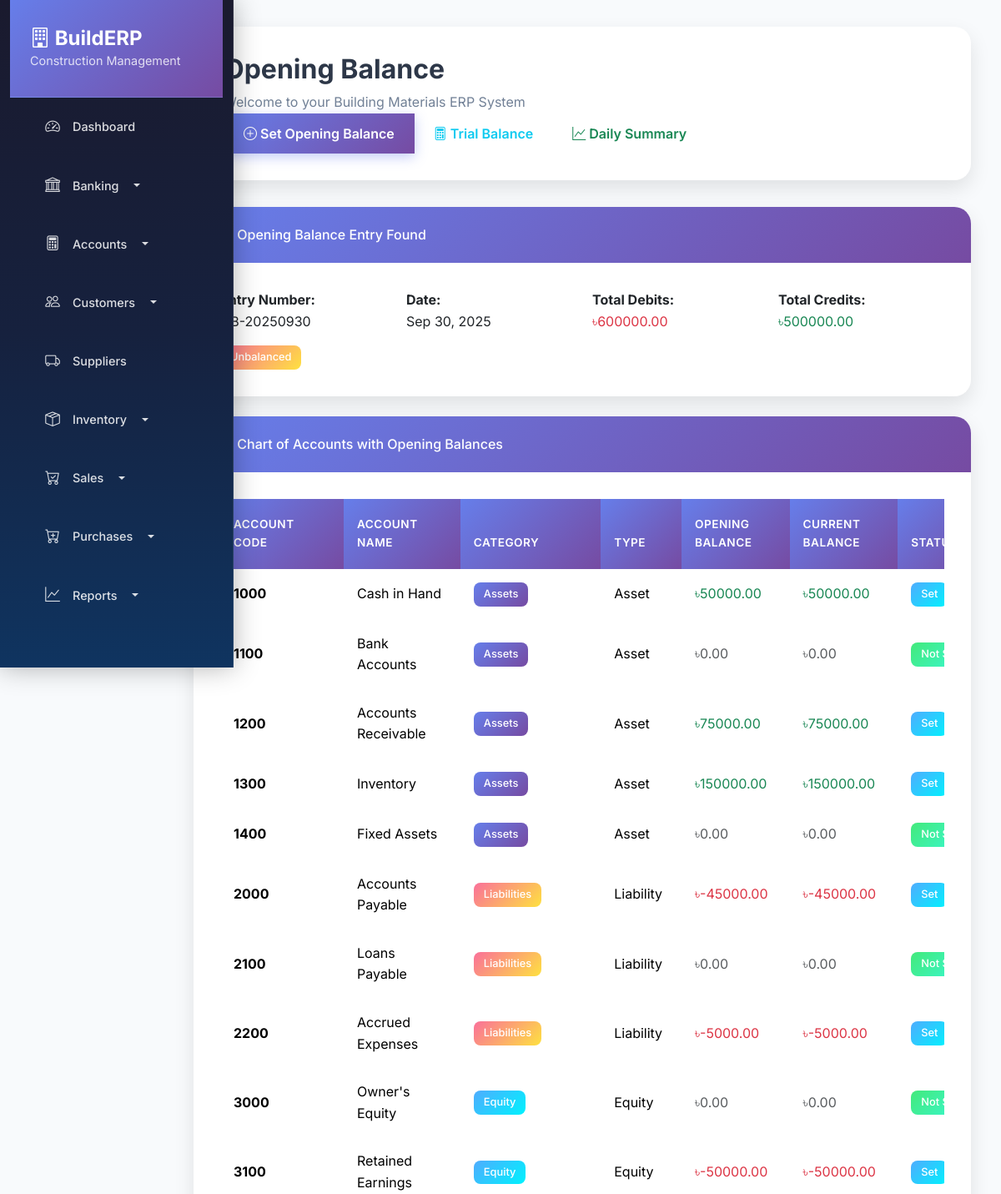
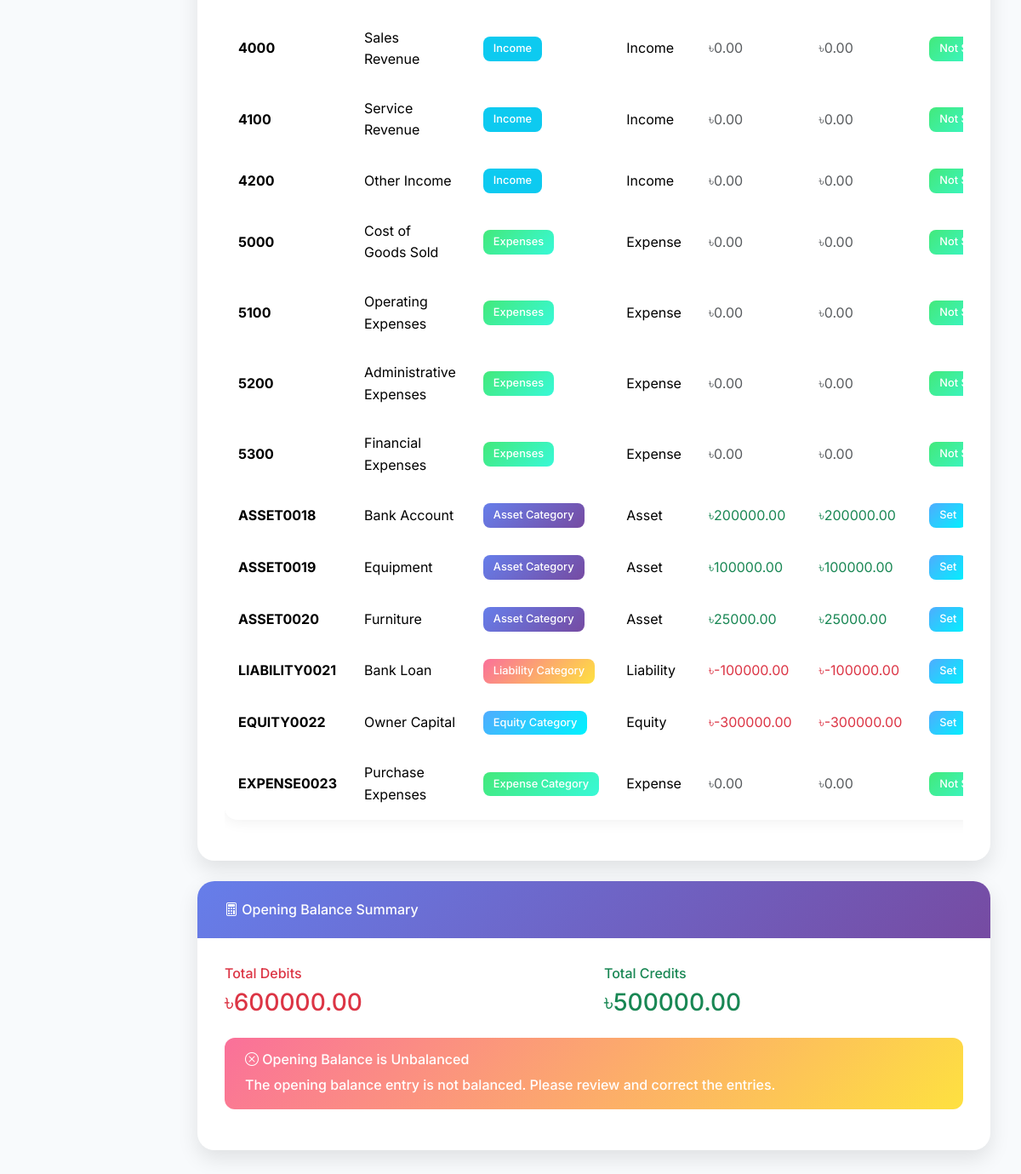
/accounting/opening-balance/, run on the app's committed database (2 pictures, top to bottom).
### accounting/models.py (models this page shows, shortened)
class JournalEntry(models.Model):
    entry_number = models.CharField(max_length=50, unique=True)
    entry_date = models.DateField()
    description = models.TextField()
    reference = models.CharField(max_length=100, blank=True)
    total_debit = models.DecimalField(max_digits=15, decimal_places=2, default=0)
    total_credit = models.DecimalField(max_digits=15, decimal_places=2, default=0)
    is_balanced = models.BooleanField(default=False)
    created_by = models.ForeignKey(User, on_delete=models.SET_NULL, null=True)
    created_at = models.DateTimeField(auto_now_add=True)
    class Meta:
        verbose_name = "Journal Entry"
        verbose_name_plural = "Journal Entries"

class Account(models.Model):
    code = models.CharField(max_length=20, unique=True)
    name = models.CharField(max_length=200)
    category = models.ForeignKey(AccountCategory, on_delete=models.CASCADE)
    parent_account = models.ForeignKey('self', on_delete=models.CASCADE, null=True, blank=True)
    is_active = models.BooleanField(default=True)
    created_at = models.DateTimeField(auto_now_add=True)
    class Meta:
        verbose_name = "Account"
        verbose_name_plural = "Accounts"

class AccountCategory(models.Model):
    name = models.CharField(max_length=100)
    account_type = models.CharField(max_length=20, choices=[
        ('asset', 'Asset'),
        ('liability', 'Liability'),
        ('equity', 'Equity'),
        ('income', 'Income'),
        ('expense', 'Expense'),
    ])
    is_active = models.BooleanField(default=True)
    created_at = models.DateTimeField(auto_now_add=True)
    class Meta:
        verbose_name = "Account Category"
        verbose_name_plural = "Account Categories"

### accounting/views.py (the view)
# urls.py: path('opening-balance/', views.OpeningBalanceView.as_view(), name='opening_balance'),
class OpeningBalanceView(ListView):
    model = Account
    template_name = 'accounting/opening_balance.html'
    context_object_name = 'accounts'
    def get_context_data(self, **kwargs):
        context = super().get_context_data(**kwargs)
        accounts = Account.objects.filter(is_active=True).select_related('category')
        opening_balance_entry = JournalEntry.objects.filter(
            entry_number__startswith='OB-'
        ).first()
        account_balances = {}
        if opening_balance_entry:
            for line in opening_balance_entry.lines.all():
                account_balances[line.account.id] = {
                    'debit': line.debit_amount,
                    'credit': line.credit_amount,
                    'balance': line.debit_amount - line.credit_amount
                }
        context.update({
            'accounts': accounts,
            'opening_balance_entry': opening_balance_entry,
            'account_balances': account_balances,
        })
        return context

### templates/accounting/opening_balance.html (shortened to what this page needs)
{% extends 'base.html' %}
{% block page_title %}Opening Balance{% endblock %}
{% block page_actions %}
<div class="btn-group">
    <a href="{% url 'accounting:set_opening_balance' %}" class="btn btn-primary">
        <i class="bi bi-plus-circle"></i> Set Opening Balance
    </a>
    <a href="{% url 'accounting:comprehensive_trial_balance' %}" class="btn btn-outline-info">
        <i class="bi bi-calculator"></i> Trial Balance
    </a>
    <a href="{% url 'accounting:daily_financial_summary' %}" class="btn btn-outline-success">
        <i class="bi bi-graph-up"></i> Daily Summary
    </a>
</div>
{% endblock %}
{% block content %}
<div class="row">
    <div class="col-12">
        {% if opening_balance_entry %}
        <div class="card mb-4 border-success">
            <div class="card-header bg-success text-white">
                <h6 class="mb-0">
                    <i class="bi bi-check-circle"></i>
                    Opening Balance Entry Found
                </h6>
            </div>
            <div class="card-body">
                <div class="row">
                    <div class="col-md-3">
                        <strong>Entry Number:</strong><br>
                        {{ opening_balance_entry.entry_number }}
                    </div>
                    <div class="col-md-3">
                        <strong>Date:</strong><br>
                        {{ opening_balance_entry.entry_date|date:"M d, Y" }}
                    </div>
                    <div class="col-md-3">
                        <strong>Total Debits:</strong><br>
                        <span class="text-danger">৳{{ opening_balance_entry.total_debit|floatformat:2 }}</span>
                    </div>
                    <div class="col-md-3">
                        <strong>Total Credits:</strong><br>
                        <span class="text-success">৳{{ opening_balance_entry.total_credit|floatformat:2 }}</span>
                    </div>
                </div>
                <div class="mt-3">
                    <span class="badge {% if opening_balance_entry.is_balanced %}bg-success{% else %}bg-danger{% endif %}">
                        {% if opening_balance_entry.is_balanced %}Balanced{% else %}Unbalanced{% endif %}
                    </span>
                </div>
            </div>
        </div>
        {% endif %}
        <div class="card">
            <div class="card-header">
                <h6 class="mb-0">
                    <i class="bi bi-list-check"></i>
                    Chart of Accounts with Opening Balances
                </h6>
            </div>
            <div class="card-body">
                {% if accounts %}
                <div class="table-responsive">
                    <table class="table table-hover">
                        <thead class="table-dark">
                            <tr>
                                <th>Account Code</th>
                                <th>Account Name</th>
                                <th>Category</th>
                                <th>Type</th>
                                <th>Opening Balance</th>
                                <th>Current Balance</th>
                                <th>Status</th>
                            </tr>
                        </thead>
                        <tbody>
                            {% for account in accounts %}
                            <tr>
                                <td><strong>{{ account.code }}</strong></td>
                                <td>{{ account.name }}</td>
                                <td>
                                    <span class="badge
                                        {% if account.category.account_type == 'asset' %}bg-primary
                                        {% elif account.category.account_type == 'liability' %}bg-danger
                                        {% elif account.category.account_type == 'equity' %}bg-success
                                        {% elif account.category.account_type == 'income' %}bg-info
                                        {% else %}bg-warning{% endif %}">
                                        {{ account.category.name }}
                                    </span>
                                </td>
                                <td>{{ account.category.get_account_type_display }}</td>
                                <td>
                                    {% if account.id in account_balances %}
                                        {% for balance_id, balance_data in account_balances.items %}
                                            {% if balance_id == account.id %}
                                                <span class="{% if balance_data.balance > 0 %}text-success{% elif balance_data.balance < 0 %}text-danger{% else %}text-muted{% endif %}">
                                                    ৳{{ balance_data.balance|floatformat:2 }}
                                                </span>
                                            {% endif %}
                                        {% endfor %}
                                    {% else %}
                                        <span class="text-muted">৳0.00</span>
                                    {% endif %}
                                </td>
                                <td>
                                    {% if account.id in account_balances %}
                                        {% for balance_id, balance_data in account_balances.items %}
                                            {% if balance_id == account.id %}
                                                <span class="{% if balance_data.balance > 0 %}text-success{% elif balance_data.balance < 0 %}text-danger{% else %}text-muted{% endif %}">
                                                    ৳{{ balance_data.balance|floatformat:2 }}
                                                </span>
                                            {% endif %}
                                        {% endfor %}
                                    {% else %}
                                        <span class="text-muted">৳0.00</span>
                                    {% endif %}
                                </td>
                                <td>
                                    {% if account.id in account_balances %}
                                        <span class="badge bg-success">Set</span>
                                    {% else %}
                                        <span class="badge bg-warning">Not Set</span>
                                    {% endif %}
                                </td>
                            </tr>
                            {% endfor %}
                        </tbody>
                    </table>
                </div>
                {% endif %}
            </div>
        </div>
        {% if opening_balance_entry %}
        <div class="card mt-4">
            <div class="card-header">
                <h6 class="mb-0">
                    <i class="bi bi-calculator"></i>
                    Opening Balance Summary
                </h6>
            </div>
            <div class="card-body">
                <div class="row">
                    <div class="col-md-6">
                        <h6 class="text-danger">Total Debits</h6>
                        <h3 class="text-danger">৳{{ opening_balance_entry.total_debit|floatformat:2 }}</h3>
                    </div>
                    <div class="col-md-6">
                        <h6 class="text-success">Total Credits</h6>
                        <h3 class="text-success">৳{{ opening_balance_entry.total_credit|floatformat:2 }}</h3>
                    </div>
                </div>
                <div class="mt-3">
                    <div class="alert {% if opening_balance_entry.is_balanced %}alert-success{% else %}alert-danger{% endif %}">
                        <h6 class="alert-heading">
                            {% if opening_balance_entry.is_balanced %}
                                <i class="bi bi-check-circle"></i> Opening Balance is Balanced
                            {% else %}
                                <i class="bi bi-x-circle"></i> Opening Balance is Unbalanced
                            {% endif %}
                        </h6>
                        <p class="mb-0">
                            {% if opening_balance_entry.is_balanced %}
                                The opening balance entry is properly balanced and ready for business operations.
                            {% else %}
                                The opening balance entry is not balanced. Please review and correct the entries.
                            {% endif %}
                        </p>
                    </div>
                </div>
            </div>
        </div>
        {% endif %}
    </div>
</div>
{% endblock %}

### templates/base.html (style rules this page uses)
:root { --primary-gradient: linear-gradient(135deg, #667eea 0%, #764ba2 100%); --secondary-gradient: linear-gradient(135deg, #f093fb 0%, #f5576c 100%); --success-gradient: linear-gradient(135deg, #4facfe 0%, #00f2fe 100%); --warning-gradient: linear-gradient(135deg, #43e97b 0%, #38f9d7 100%); --danger-gradient: linear-gradient(135deg, #fa709a 0%, #fee140 100%); --dark-gradient: linear-gradient(135deg, #2c3e50 0%, #34495e 100%); --light-bg: #f8fafc; --card-shadow: 0 10px 25px rgba(0, 0, 0, 0.1); --hover-shadow: 0 20px 40px rgba(0, 0, 0, 0.15); --border-radius: 20px; --transition: all 0.3s cubic-bezier(0.4, 0, 0.2, 1); }
* { font-family: 'Inter', sans-serif; }
body { background: var(--light-bg); overflow-x: hidden; line-height: 1.6; }
.card { border: none; border-radius: var(--border-radius); box-shadow: var(--card-shadow); transition: var(--transition); background: white; overflow: hidden; position: relative; }
.card-header { background: var(--primary-gradient); color: white; border: none; padding: 1.5rem 2rem; border-radius: var(--border-radius) var(--border-radius) 0 0; font-weight: 600; font-size: 1.1rem; }
.card-body { padding: 2rem; }
.btn { border-radius: 12px; padding: 0.75rem 1.5rem; font-weight: 600; transition: var(--transition); border: none; position: relative; overflow: hidden; text-transform: none; }
.btn-primary { background: var(--primary-gradient); box-shadow: 0 4px 15px rgba(102, 126, 234, 0.4); }
.table { border-radius: 15px; overflow: hidden; box-shadow: 0 4px 15px rgba(0, 0, 0, 0.05); background: white; }
.table thead th { background: var(--primary-gradient); color: white; border: none; padding: 1.25rem 1rem; font-weight: 600; text-transform: uppercase; font-size: 0.85rem; letter-spacing: 0.5px; }
.table tbody tr { transition: var(--transition); }
.table tbody td { padding: 1rem; border: none; vertical-align: middle; }
.badge { border-radius: 8px; padding: 0.5rem 0.75rem; font-weight: 500; font-size: 0.8rem; }
.badge.bg-success { background: var(--success-gradient) !important; }
.badge.bg-warning { background: var(--warning-gradient) !important; }
.badge.bg-danger { background: var(--danger-gradient) !important; }
.badge.bg-primary { background: var(--primary-gradient) !important; }
.alert { border: none; border-radius: 12px; padding: 1rem 1.5rem; font-weight: 500; }
.alert-danger { background: var(--danger-gradient); color: white; }
.table th { background-color: #f8f9fa; border-top: none; }

### data on the page
JournalEntry: entry_number "OB-20250930", entry_date "Sep 30, 2025", total_debit "600000.00", total_credit "500000.00"
Account: code "1000", name "Cash in Hand", category.name "Assets", category.account_type "Asset", balance "50000.00", balance "50000.00", shows "Set"
Account: code "1100", name "Bank Accounts", category.name "Assets", category.account_type "Asset", shows "৳0.00", shows "Not…"
Account: code "1200", name "Accounts Receivable", category.name "Assets", category.account_type "Asset", balance "75000.00", balance "75000.00", shows "Set"
Account: code "1300", name "Inventory", category.name "Assets", category.account_type "Asset", balance "150000.00", balance "150000.00", shows "Set"
Account: code "1400", name "Fixed Assets", category.name "Assets", category.account_type "Asset", shows "৳0.00", shows "Not…"
Account: code "2000", name "Accounts Payable", category.name "Liabilities", category.account_type "Liability", balance "-45000.00", balance "-45000.00", shows "Set"
Account: code "2100", name "Loans Payable", category.name "Liabilities", category.account_type "Liability", shows "৳0.00", shows "Not…"
Account: code "2200", name "Accrued Expenses", category.name "Liabilities", category.account_type "Liability", balance "-5000.00", balance "-5000.00", shows "Set"
Account: code "3000", name "Owner's Equity", category.name "Equity", category.account_type "Equity", shows "৳0.00", shows "Not…"
Account: code "3100", name "Retained Earnings", category.name "Equity", category.account_type "Equity", balance "-50000.00", balance "-50000.00", shows "Set"
Account: code "4000", name "Sales Revenue", category.name "Income", category.account_type "Income", shows "৳0.00", shows "Not…"
Account: code "4100", name "Service Revenue", category.name "Income", category.account_type "Income", shows "৳0.00", shows "Not…"
Account: code "4200", name "Other Income", category.name "Income", category.account_type "Income", shows "৳0.00", shows "Not…"
Account: code "5000", name "Cost of Goods Sold", category.name "Expenses", category.account_type "Expense", shows "৳0.00", shows "Not…"
Account: code "5100", name "Operating Expenses", category.name "Expenses", category.account_type "Expense", shows "৳0.00", shows "Not…"
Account: code "5200", name "Administrative Expenses", category.name "Expenses", category.account_type "Expense", shows "৳0.00", shows "Not…"
Account: code "5300", name "Financial Expenses", category.name "Expenses", category.account_type "Expense", shows "৳0.00", shows "Not…"
Account: code "ASSET0018", name "Bank Account", category.name "Asset Category", category.account_type "Asset", balance "200000.00", balance "200000.00", shows "Set"
Account: code "ASSET0019", name "Equipment", category.name "Asset Category", category.account_type "Asset", balance "100000.00", balance "100000.00", shows "Set"
Account: code "ASSET0020", name "Furniture", category.name "Asset Category", category.account_type "Asset", balance "25000.00", balance "25000.00", shows "Set"
Account: code "LIABILITY0021", name "Bank Loan", category.name "Liability Category", category.account_type "Liability", balance "-100000.00", balance "-100000.00", shows "Set"
Account: code "EQUITY0022", name "Owner Capital", category.name "Equity Category", category.account_type "Equity", balance "-300000.00", balance "-300000.00", shows "Set"
Account: code "EXPENSE0023", name "Purchase Expenses", category.name "Expense Category", category.account_type "Expense", shows "৳0.00", shows "Not…"
